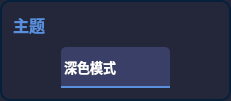
                        <widget class="QFrame" name="frame_theme">
                         <property name="sizePolicy">
                          <sizepolicy hsizetype="Preferred" vsizetype="Expanding">
                           <horstretch>0</horstretch>
                           <verstretch>0</verstretch>
                          </sizepolicy>
                         </property>
                         <property name="minimumSize">
                          <size>
                           <width>231</width>
                           <height>101</height>
                          </size>
                         </property>
                         <property name="styleSheet">
                          <string notr="true">QFrame{
 border:2px solid;
	border-color: rgb(5, 32, 56);
	background-color: rgb(36,38,58);
border-radius:10px;
}
QComboBox QAbstractItemView{
outline: 0px solid gray;            
/*border:1px solid #eeeeee;*/            
color:rgb(145,151,163);
selection-color:white;
font-size:14px;
font-family:Microsoft YaHei UI;            
background-color:rgb(18,26,39);
selection-background-color:rgb(33,41,54);
border-top-radius:0px;
border-bottom-radius:10px;
}</string>
                         </property>
                         <property name="frameShape">
                          <enum>QFrame::StyledPanel</enum>
                         </property>
                         <property name="frameShadow">
                          <enum>QFrame::Raised</enum>
                         </property>
                         <layout class="QVBoxLayout" name="verticalLayout_6">
                          <item alignment="Qt::AlignLeft|Qt::AlignTop">
                           <widget class="QLabel" name="label_theme">
                            <property name="sizePolicy">
                             <sizepolicy hsizetype="Fixed" vsizetype="Fixed">
                              <horstretch>0</horstretch>
                              <verstretch>0</verstretch>
                             </sizepolicy>
                            </property>
                            <property name="font">
                             <font>
                              <family>Microsoft YaHei UI</family>
                              <pointsize>12</pointsize>
                              <weight>75</weight>
                              <bold>true</bold>
                             </font>
                            </property>
                            <property name="styleSheet">
                             <string notr="true">QLabel{
border:none;
color:#598FDC;
}</string>
                            </property>
                            <property name="text">
                             <string>主题</string>
                            </property>
                           </widget>
                          </item>
                          <item alignment="Qt::AlignBottom">
                           <widget class="QFrame" name="frame_selecttheme">
                            <property name="minimumSize">
                             <size>
                              <width>0</width>
                              <height>0</height>
                             </size>
                            </property>
                            <property name="styleSheet">
                             <string notr="true">QFrame{border:none;
}</string>
                            </property>
                            <property name="frameShape">
                             <enum>QFrame::StyledPanel</enum>
                            </property>
                            <property name="frameShadow">
                             <enum>QFrame::Raised</enum>
                            </property>
                            <property name="lineWidth">
                             <number>0</number>
                            </property>
                            <layout class="QHBoxLayout" name="horizontalLayout_7">
                             <property name="spacing">
                              <number>0</number>
                             </property>
                             <property name="leftMargin">
                              <number>0</number>
                             </property>
                             <property name="topMargin">
                              <number>0</number>
                             </property>
                             <property name="rightMargin">
                              <number>0</number>
                             </property>
                             <property name="bottomMargin">
                              <number>0</number>
                             </property>
                             <item>
                              <widget class="QComboBox" name="comboBox_theme">
                               <property name="enabled">
                                <bool>true</bool>
                               </property>
                               <property name="sizePolicy">
                                <sizepolicy hsizetype="Fixed" vsizetype="Fixed">
                                 <horstretch>0</horstretch>
                                 <verstretch>0</verstretch>
                                </sizepolicy>
                               </property>
                               <property name="minimumSize">
                                <size>
                                 <width>109</width>
                                 <height>41</height>
                                </size>
                               </property>
                               <property name="font">
                                <font>
                                 <family>Microsoft YaHei UI</family>
                                 <pointsize>10</pointsize>
                                 <weight>75</weight>
                                 <italic>false</italic>
                                 <bold>true</bold>
                                </font>
                               </property>
                               <property name="mouseTracking">
                                <bool>false</bool>
                               </property>
                               <property name="tabletTracking">
                                <bool>false</bool>
                               </property>
                               <property name="styleSheet">
                                <string notr="true">
QComboBox {
    border: 0px solid;
	border-bottom: 2px solid;
	border-color: #598FDC;
    border-top-left-radius: 5px;
	border-top-right-radius: 5px;
    padding: 1px 10px 1px 3px;
    min-width: 6em;
	background-color: rgb(57, 63, 103);
	
	color: rgb(255, 255, 255);
	
}

QComboBox:on { /* shift the text when the popup opens */
    padding-top: 3px;
    padding-left: 4px;
}
QComboBox::drop-down {
    /*subcontrol-origin: padding;*/
    subcontrol-position: top right;
    width: 40px;
	height: 39px;
	border: 0px solid;
	
    border-radius: 5px; /* same radius as the QComboBox */
}
QComboBox::drop-down:pressed,QComboBox::drop-down:hover {
	background-color: rgb(38, 43, 85);
}

QComboBox::down-arrow {
	
	image: url(:/图标/下拉选择.png);
width: 100px;
height:25px;
	
}
QComboBox::down-arrow:on { /* shift the arrow when popup is open */
    top: 1px;
    left: 1px;
}
QComboBox::drop-down:editable:on {
    background: qlineargradient(x1: 0, y1: 0, x2: 0, y2: 1,
                                stop: 0 #D3D3D3, stop: 0.4 #D8D8D8,
                                stop: 0.5 #DDDDDD, stop: 1.0 #E1E1E1);
}
QComboBox QAbstractItemView{
outline: 0px solid gray;            
border:0px solid #eeeeee;            
color:rgb(145,151,163);
selection-color:white;
font-size:14px;
font-family:Microsoft YaHei UI;            
background-color:rgb(18,26,39);
selection-background-color:rgb(33,41,54);
}</string>
                               </property>
                               <property name="editable">
                                <bool>false</bool>
                               </property>
                               <property name="iconSize">
                                <size>
                                 <width>9</width>
                                 <height>9</height>
                                </size>
                               </property>
                               <item>
                                <property name="text">
                                 <string>深色模式</string>
                                </property>
                               </item>
                               <item>
                                <property name="text">
                                 <string>浅色模式</string>
                                </property>
                               </item>
                              </widget>
                             </item>
                            </layout>
                           </widget>
                          </item>
                         </layout>
                        </widget>
